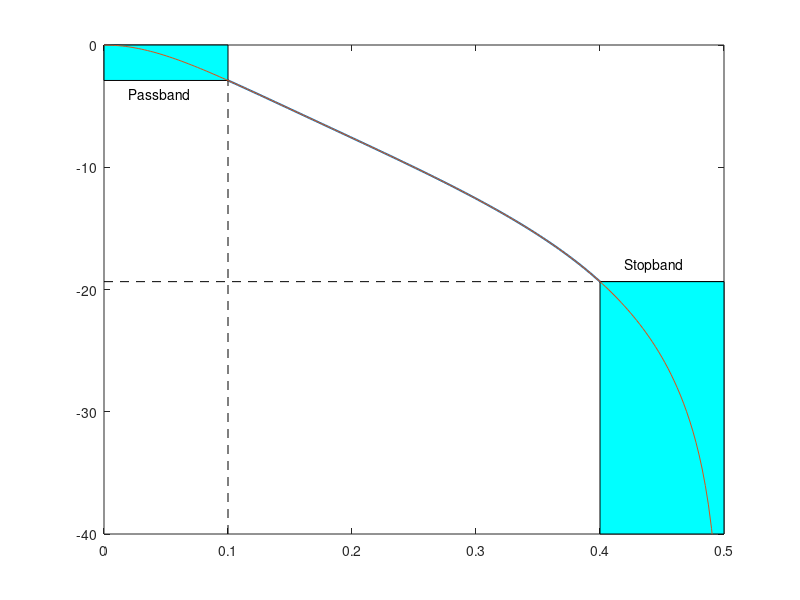

Reproduce this figure in MATLAB. (Note: this script raises an error after producing the figure.)
function exam5_2

% EXAMPLE 5.2:  Logarithmic IIR filter design specifications 

clear
clc
fprintf('Example 5.2: Logarithmic IIR filter design specifications\n')

% Initialize

fs = 1;
T = 1/fs;
N = 200;
F_p = 0.1*fs;
F_s = 0.4*fs;
c = 0.5;

% Compute passband and stopband ripple

theta_p = 2*pi*F_p*T;
delta_p = 1 - 0.5*(1-c)*sqrt((cos(theta_p)+1)^2 + sin(theta_p)^2)/...
          sqrt((cos(theta_p)-c)^2 + sin(theta_p)^2)
Delta_p = 20*log10(1 - delta_p)      
theta_s = 2*pi*F_s*T;  
delta_s = 0.5*(1-c)*sqrt((cos(theta_s)+1)^2 + sin(theta_s)^2)/...
          sqrt((cos(theta_s)-c)^2 + sin(theta_s)^2)
Delta_s = 20*log10(delta_s)      

% Compute and plot magnitude response 

f = linspace(0,0.5,N);
theta = 2*pi*f*T;
A = 0.5*(1-c)*sqrt((cos(theta)+1).^2 + sin(theta).^2) ./...
    sqrt((cos(theta)-c).^2 + sin(theta).^2);
A_r = 20*log10(A);
figure
plot(f,A_r,'LineWidth',1.5)
axis ([0 .5 -40 0])
hold on
plot ([F_p F_p],[-40 Delta_p],'k--')
fill ([0 F_p F_p 0],[Delta_p Delta_p 0 0],'c')
plot([0 F_s],[Delta_s,Delta_s],'k--',[F_s,0.5],[Delta_s,Delta_s],'k');
fill ([F_s 0.5 0.5 F_s],[-40 -40 Delta_s Delta_s],'c')
plot (f,A_r)
text (0.02,-4.0,'Passband')
text (.42,-18,'Stopband')
f_labels ('Logarithmic design specifications','\it{f/f_s}','{\itA(f)} dB')
f_wait
